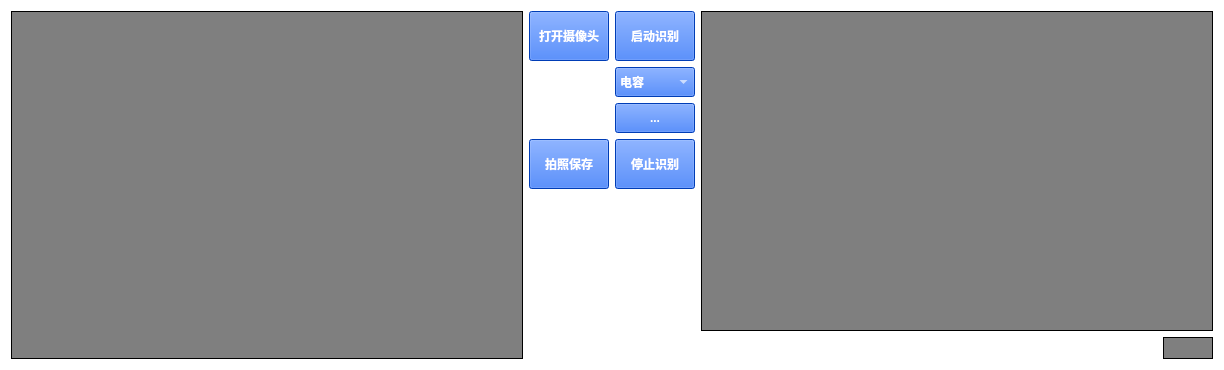
      <widget class="QWidget" name="page_0">
       <property name="palette">
        <palette>
         <active>
          <colorrole role="WindowText">
           <brush brushstyle="SolidPattern">
            <color alpha="255">
             <red>255</red>
             <green>255</green>
             <blue>255</blue>
            </color>
           </brush>
          </colorrole>
          <colorrole role="Button">
           <brush brushstyle="SolidPattern">
            <color alpha="255">
             <red>255</red>
             <green>255</green>
             <blue>255</blue>
            </color>
           </brush>
          </colorrole>
          <colorrole role="Light">
           <brush brushstyle="SolidPattern">
            <color alpha="255">
             <red>66</red>
             <green>15</green>
             <blue>221</blue>
            </color>
           </brush>
          </colorrole>
          <colorrole role="Midlight">
           <brush brushstyle="SolidPattern">
            <color alpha="255">
             <red>19</red>
             <green>27</green>
             <blue>190</blue>
            </color>
           </brush>
          </colorrole>
          <colorrole role="Text">
           <brush brushstyle="SolidPattern">
            <color alpha="255">
             <red>0</red>
             <green>0</green>
             <blue>0</blue>
            </color>
           </brush>
          </colorrole>
          <colorrole role="BrightText">
           <brush brushstyle="SolidPattern">
            <color alpha="255">
             <red>0</red>
             <green>0</green>
             <blue>0</blue>
            </color>
           </brush>
          </colorrole>
          <colorrole role="ButtonText">
           <brush brushstyle="SolidPattern">
            <color alpha="255">
             <red>0</red>
             <green>0</green>
             <blue>0</blue>
            </color>
           </brush>
          </colorrole>
          <colorrole role="Base">
           <brush brushstyle="SolidPattern">
            <color alpha="255">
             <red>255</red>
             <green>255</green>
             <blue>255</blue>
            </color>
           </brush>
          </colorrole>
          <colorrole role="Window">
           <brush brushstyle="SolidPattern">
            <color alpha="255">
             <red>255</red>
             <green>255</green>
             <blue>255</blue>
            </color>
           </brush>
          </colorrole>
          <colorrole role="Shadow">
           <brush brushstyle="SolidPattern">
            <color alpha="255">
             <red>91</red>
             <green>91</green>
             <blue>91</blue>
            </color>
           </brush>
          </colorrole>
          <colorrole role="HighlightedText">
           <brush brushstyle="SolidPattern">
            <color alpha="255">
             <red>232</red>
             <green>232</green>
             <blue>232</blue>
            </color>
           </brush>
          </colorrole>
          <colorrole role="AlternateBase">
           <brush brushstyle="SolidPattern">
            <color alpha="255">
             <red>238</red>
             <green>238</green>
             <blue>238</blue>
            </color>
           </brush>
          </colorrole>
          <colorrole role="PlaceholderText">
           <brush brushstyle="SolidPattern">
            <color alpha="128">
             <red>7</red>
             <green>11</green>
             <blue>11</blue>
            </color>
           </brush>
          </colorrole>
         </active>
         <inactive>
          <colorrole role="WindowText">
           <brush brushstyle="SolidPattern">
            <color alpha="255">
             <red>255</red>
             <green>255</green>
             <blue>255</blue>
            </color>
           </brush>
          </colorrole>
          <colorrole role="Button">
           <brush brushstyle="SolidPattern">
            <color alpha="255">
             <red>255</red>
             <green>255</green>
             <blue>255</blue>
            </color>
           </brush>
          </colorrole>
          <colorrole role="Light">
           <brush brushstyle="SolidPattern">
            <color alpha="255">
             <red>66</red>
             <green>15</green>
             <blue>221</blue>
            </color>
           </brush>
          </colorrole>
          <colorrole role="Midlight">
           <brush brushstyle="SolidPattern">
            <color alpha="255">
             <red>19</red>
             <green>27</green>
             <blue>190</blue>
            </color>
           </brush>
          </colorrole>
          <colorrole role="Text">
           <brush brushstyle="SolidPattern">
            <color alpha="255">
             <red>0</red>
             <green>0</green>
             <blue>0</blue>
            </color>
           </brush>
          </colorrole>
          <colorrole role="BrightText">
           <brush brushstyle="SolidPattern">
            <color alpha="255">
             <red>0</red>
             <green>0</green>
             <blue>0</blue>
            </color>
           </brush>
          </colorrole>
          <colorrole role="ButtonText">
           <brush brushstyle="SolidPattern">
            <color alpha="255">
             <red>0</red>
             <green>0</green>
             <blue>0</blue>
            </color>
           </brush>
          </colorrole>
          <colorrole role="Base">
           <brush brushstyle="SolidPattern">
            <color alpha="255">
             <red>255</red>
             <green>255</green>
             <blue>255</blue>
            </color>
           </brush>
          </colorrole>
          <colorrole role="Window">
           <brush brushstyle="SolidPattern">
            <color alpha="255">
             <red>255</red>
             <green>255</green>
             <blue>255</blue>
            </color>
           </brush>
          </colorrole>
          <colorrole role="Shadow">
           <brush brushstyle="SolidPattern">
            <color alpha="255">
             <red>91</red>
             <green>91</green>
             <blue>91</blue>
            </color>
           </brush>
          </colorrole>
          <colorrole role="HighlightedText">
           <brush brushstyle="SolidPattern">
            <color alpha="255">
             <red>232</red>
             <green>232</green>
             <blue>232</blue>
            </color>
           </brush>
          </colorrole>
          <colorrole role="AlternateBase">
           <brush brushstyle="SolidPattern">
            <color alpha="255">
             <red>238</red>
             <green>238</green>
             <blue>238</blue>
            </color>
           </brush>
          </colorrole>
          <colorrole role="PlaceholderText">
           <brush brushstyle="SolidPattern">
            <color alpha="128">
             <red>7</red>
             <green>11</green>
             <blue>11</blue>
            </color>
           </brush>
          </colorrole>
         </inactive>
         <disabled>
          <colorrole role="WindowText">
           <brush brushstyle="SolidPattern">
            <color alpha="255">
             <red>120</red>
             <green>120</green>
             <blue>120</blue>
            </color>
           </brush>
          </colorrole>
          <colorrole role="Button">
           <brush brushstyle="SolidPattern">
            <color alpha="255">
             <red>255</red>
             <green>255</green>
             <blue>255</blue>
            </color>
           </brush>
          </colorrole>
          <colorrole role="Light">
           <brush brushstyle="SolidPattern">
            <color alpha="255">
             <red>66</red>
             <green>15</green>
             <blue>221</blue>
            </color>
           </brush>
          </colorrole>
          <colorrole role="Midlight">
           <brush brushstyle="SolidPattern">
            <color alpha="255">
             <red>19</red>
             <green>27</green>
             <blue>190</blue>
            </color>
           </brush>
          </colorrole>
          <colorrole role="Text">
           <brush brushstyle="SolidPattern">
            <color alpha="255">
             <red>120</red>
             <green>120</green>
             <blue>120</blue>
            </color>
           </brush>
          </colorrole>
          <colorrole role="BrightText">
           <brush brushstyle="SolidPattern">
            <color alpha="255">
             <red>0</red>
             <green>0</green>
             <blue>0</blue>
            </color>
           </brush>
          </colorrole>
          <colorrole role="ButtonText">
           <brush brushstyle="SolidPattern">
            <color alpha="255">
             <red>120</red>
             <green>120</green>
             <blue>120</blue>
            </color>
           </brush>
          </colorrole>
          <colorrole role="Base">
           <brush brushstyle="SolidPattern">
            <color alpha="255">
             <red>255</red>
             <green>255</green>
             <blue>255</blue>
            </color>
           </brush>
          </colorrole>
          <colorrole role="Window">
           <brush brushstyle="SolidPattern">
            <color alpha="255">
             <red>255</red>
             <green>255</green>
             <blue>255</blue>
            </color>
           </brush>
          </colorrole>
          <colorrole role="Shadow">
           <brush brushstyle="SolidPattern">
            <color alpha="255">
             <red>91</red>
             <green>91</green>
             <blue>91</blue>
            </color>
           </brush>
          </colorrole>
          <colorrole role="HighlightedText">
           <brush brushstyle="SolidPattern">
            <color alpha="255">
             <red>232</red>
             <green>232</green>
             <blue>232</blue>
            </color>
           </brush>
          </colorrole>
          <colorrole role="AlternateBase">
           <brush brushstyle="SolidPattern">
            <color alpha="255">
             <red>238</red>
             <green>238</green>
             <blue>238</blue>
            </color>
           </brush>
          </colorrole>
          <colorrole role="PlaceholderText">
           <brush brushstyle="SolidPattern">
            <color alpha="128">
             <red>7</red>
             <green>11</green>
             <blue>11</blue>
            </color>
           </brush>
          </colorrole>
         </disabled>
        </palette>
       </property>
       <layout class="QGridLayout" name="gridLayout_2">
        <item row="2" column="5">
         <widget class="QLabel" name="label">
          <property name="font">
           <font>
            <bold>true</bold>
           </font>
          </property>
          <property name="text">
           <string>    选择权重</string>
          </property>
          <property name="textInteractionFlags">
           <set>Qt::TextInteractionFlag::LinksAccessibleByMouse</set>
          </property>
         </widget>
        </item>
        <item row="0" column="2" rowspan="9">
         <widget class="QLabel" name="label_camera">
          <property name="sizePolicy">
           <sizepolicy hsizetype="Preferred" vsizetype="Ignored">
            <horstretch>2</horstretch>
            <verstretch>2</verstretch>
           </sizepolicy>
          </property>
          <property name="minimumSize">
           <size>
            <width>512</width>
            <height>320</height>
           </size>
          </property>
          <property name="maximumSize">
           <size>
            <width>9999</width>
            <height>9999</height>
           </size>
          </property>
          <property name="palette">
           <palette>
            <active>
             <colorrole role="WindowText">
              <brush brushstyle="SolidPattern">
               <color alpha="255">
                <red>0</red>
                <green>0</green>
                <blue>0</blue>
               </color>
              </brush>
             </colorrole>
             <colorrole role="Button">
              <brush brushstyle="SolidPattern">
               <color alpha="255">
                <red>127</red>
                <green>127</green>
                <blue>127</blue>
               </color>
              </brush>
             </colorrole>
             <colorrole role="Text">
              <brush brushstyle="SolidPattern">
               <color alpha="255">
                <red>0</red>
                <green>0</green>
                <blue>0</blue>
               </color>
              </brush>
             </colorrole>
             <colorrole role="ButtonText">
              <brush brushstyle="SolidPattern">
               <color alpha="255">
                <red>0</red>
                <green>0</green>
                <blue>0</blue>
               </color>
              </brush>
             </colorrole>
             <colorrole role="Base">
              <brush brushstyle="SolidPattern">
               <color alpha="255">
                <red>127</red>
                <green>127</green>
                <blue>127</blue>
               </color>
              </brush>
             </colorrole>
             <colorrole role="Window">
              <brush brushstyle="SolidPattern">
               <color alpha="255">
                <red>127</red>
                <green>127</green>
                <blue>127</blue>
               </color>
              </brush>
             </colorrole>
             <colorrole role="PlaceholderText">
              <brush brushstyle="SolidPattern">
               <color alpha="128">
                <red>0</red>
                <green>0</green>
                <blue>0</blue>
               </color>
              </brush>
             </colorrole>
            </active>
            <inactive>
             <colorrole role="WindowText">
              <brush brushstyle="SolidPattern">
               <color alpha="255">
                <red>0</red>
                <green>0</green>
                <blue>0</blue>
               </color>
              </brush>
             </colorrole>
             <colorrole role="Button">
              <brush brushstyle="SolidPattern">
               <color alpha="255">
                <red>127</red>
                <green>127</green>
                <blue>127</blue>
               </color>
              </brush>
             </colorrole>
             <colorrole role="Text">
              <brush brushstyle="SolidPattern">
               <color alpha="255">
                <red>0</red>
                <green>0</green>
                <blue>0</blue>
               </color>
              </brush>
             </colorrole>
             <colorrole role="ButtonText">
              <brush brushstyle="SolidPattern">
               <color alpha="255">
                <red>0</red>
                <green>0</green>
                <blue>0</blue>
               </color>
              </brush>
             </colorrole>
             <colorrole role="Base">
              <brush brushstyle="SolidPattern">
               <color alpha="255">
                <red>127</red>
                <green>127</green>
                <blue>127</blue>
               </color>
              </brush>
             </colorrole>
             <colorrole role="Window">
              <brush brushstyle="SolidPattern">
               <color alpha="255">
                <red>127</red>
                <green>127</green>
                <blue>127</blue>
               </color>
              </brush>
             </colorrole>
             <colorrole role="PlaceholderText">
              <brush brushstyle="SolidPattern">
               <color alpha="128">
                <red>0</red>
                <green>0</green>
                <blue>0</blue>
               </color>
              </brush>
             </colorrole>
            </inactive>
            <disabled>
             <colorrole role="WindowText">
              <brush brushstyle="SolidPattern">
               <color alpha="255">
                <red>0</red>
                <green>0</green>
                <blue>0</blue>
               </color>
              </brush>
             </colorrole>
             <colorrole role="Button">
              <brush brushstyle="SolidPattern">
               <color alpha="255">
                <red>127</red>
                <green>127</green>
                <blue>127</blue>
               </color>
              </brush>
             </colorrole>
             <colorrole role="Text">
              <brush brushstyle="SolidPattern">
               <color alpha="255">
                <red>0</red>
                <green>0</green>
                <blue>0</blue>
               </color>
              </brush>
             </colorrole>
             <colorrole role="ButtonText">
              <brush brushstyle="SolidPattern">
               <color alpha="255">
                <red>0</red>
                <green>0</green>
                <blue>0</blue>
               </color>
              </brush>
             </colorrole>
             <colorrole role="Base">
              <brush brushstyle="SolidPattern">
               <color alpha="255">
                <red>127</red>
                <green>127</green>
                <blue>127</blue>
               </color>
              </brush>
             </colorrole>
             <colorrole role="Window">
              <brush brushstyle="SolidPattern">
               <color alpha="255">
                <red>127</red>
                <green>127</green>
                <blue>127</blue>
               </color>
              </brush>
             </colorrole>
             <colorrole role="PlaceholderText">
              <brush brushstyle="SolidPattern">
               <color alpha="128">
                <red>0</red>
                <green>0</green>
                <blue>0</blue>
               </color>
              </brush>
             </colorrole>
            </disabled>
           </palette>
          </property>
          <property name="styleSheet">
           <string notr="true">border: 1px solid black;
background-color: rgb(127,127,127);</string>
          </property>
          <property name="text">
           <string/>
          </property>
          <property name="scaledContents">
           <bool>false</bool>
          </property>
          <property name="openExternalLinks">
           <bool>false</bool>
          </property>
          <property name="textInteractionFlags">
           <set>Qt::TextInteractionFlag::LinksAccessibleByMouse</set>
          </property>
         </widget>
        </item>
        <item row="2" column="6">
         <widget class="QToolButton" name="toolButton_weight">
          <property name="sizePolicy">
           <sizepolicy hsizetype="Preferred" vsizetype="Fixed">
            <horstretch>0</horstretch>
            <verstretch>0</verstretch>
           </sizepolicy>
          </property>
          <property name="minimumSize">
           <size>
            <width>0</width>
            <height>30</height>
           </size>
          </property>
          <property name="font">
           <font>
            <bold>true</bold>
           </font>
          </property>
          <property name="styleSheet">
           <string notr="true">background-color: rgb(0, 85, 255);
color: rgb(255, 255, 255);</string>
          </property>
          <property name="text">
           <string>...</string>
          </property>
         </widget>
        </item>
        <item row="0" column="5">
         <widget class="QPushButton" name="pushButton_camera">
          <property name="minimumSize">
           <size>
            <width>0</width>
            <height>50</height>
           </size>
          </property>
          <property name="font">
           <font>
            <bold>true</bold>
           </font>
          </property>
          <property name="styleSheet">
           <string notr="true">background-color: rgb(0, 85, 255);
color: rgb(255, 255, 255);</string>
          </property>
          <property name="text">
           <string>打开摄像头</string>
          </property>
         </widget>
        </item>
        <item row="0" column="6">
         <widget class="QPushButton" name="pushButton_detect">
          <property name="minimumSize">
           <size>
            <width>0</width>
            <height>50</height>
           </size>
          </property>
          <property name="font">
           <font>
            <bold>true</bold>
           </font>
          </property>
          <property name="styleSheet">
           <string notr="true">background-color: rgb(0, 85, 255);
color: rgb(255, 255, 255);</string>
          </property>
          <property name="text">
           <string>启动识别</string>
          </property>
         </widget>
        </item>
        <item row="4" column="5" rowspan="5" colspan="2">
         <spacer name="verticalSpacer">
          <property name="orientation">
           <enum>Qt::Orientation::Vertical</enum>
          </property>
          <property name="sizeHint" stdset="0">
           <size>
            <width>20</width>
            <height>40</height>
           </size>
          </property>
         </spacer>
        </item>
        <item row="3" column="6">
         <widget class="QPushButton" name="pushButton_stop_detect">
          <property name="minimumSize">
           <size>
            <width>0</width>
            <height>50</height>
           </size>
          </property>
          <property name="font">
           <font>
            <bold>true</bold>
           </font>
          </property>
          <property name="styleSheet">
           <string notr="true">background-color: rgb(0, 85, 255);
color: rgb(255, 255, 255);</string>
          </property>
          <property name="text">
           <string>停止识别</string>
          </property>
         </widget>
        </item>
        <item row="1" column="6">
         <widget class="QComboBox" name="comboBox_recognizing_Objects">
          <property name="minimumSize">
           <size>
            <width>0</width>
            <height>30</height>
           </size>
          </property>
          <property name="font">
           <font>
            <bold>true</bold>
           </font>
          </property>
          <property name="styleSheet">
           <string notr="true">background-color: rgb(0, 85, 255);
color: rgb(255, 255, 255);</string>
          </property>
          <item>
           <property name="text">
            <string>电容</string>
           </property>
          </item>
         </widget>
        </item>
        <item row="0" column="7" rowspan="8" colspan="2">
         <widget class="QLabel" name="label_detect">
          <property name="sizePolicy">
           <sizepolicy hsizetype="Preferred" vsizetype="Ignored">
            <horstretch>2</horstretch>
            <verstretch>2</verstretch>
           </sizepolicy>
          </property>
          <property name="minimumSize">
           <size>
            <width>512</width>
            <height>320</height>
           </size>
          </property>
          <property name="palette">
           <palette>
            <active>
             <colorrole role="WindowText">
              <brush brushstyle="SolidPattern">
               <color alpha="255">
                <red>0</red>
                <green>0</green>
                <blue>0</blue>
               </color>
              </brush>
             </colorrole>
             <colorrole role="Button">
              <brush brushstyle="SolidPattern">
               <color alpha="255">
                <red>127</red>
                <green>127</green>
                <blue>127</blue>
               </color>
              </brush>
             </colorrole>
             <colorrole role="Text">
              <brush brushstyle="SolidPattern">
               <color alpha="255">
                <red>0</red>
                <green>0</green>
                <blue>0</blue>
               </color>
              </brush>
             </colorrole>
             <colorrole role="ButtonText">
              <brush brushstyle="SolidPattern">
               <color alpha="255">
                <red>0</red>
                <green>0</green>
                <blue>0</blue>
               </color>
              </brush>
             </colorrole>
             <colorrole role="Base">
              <brush brushstyle="SolidPattern">
               <color alpha="255">
                <red>127</red>
                <green>127</green>
                <blue>127</blue>
               </color>
              </brush>
             </colorrole>
             <colorrole role="Window">
              <brush brushstyle="SolidPattern">
               <color alpha="255">
                <red>127</red>
                <green>127</green>
                <blue>127</blue>
               </color>
              </brush>
             </colorrole>
             <colorrole role="PlaceholderText">
              <brush brushstyle="SolidPattern">
               <color alpha="128">
                <red>0</red>
                <green>0</green>
                <blue>0</blue>
               </color>
              </brush>
             </colorrole>
            </active>
            <inactive>
             <colorrole role="WindowText">
              <brush brushstyle="SolidPattern">
               <color alpha="255">
                <red>0</red>
                <green>0</green>
                <blue>0</blue>
               </color>
              </brush>
             </colorrole>
             <colorrole role="Button">
              <brush brushstyle="SolidPattern">
               <color alpha="255">
                <red>127</red>
                <green>127</green>
                <blue>127</blue>
               </color>
              </brush>
             </colorrole>
             <colorrole role="Text">
              <brush brushstyle="SolidPattern">
               <color alpha="255">
                <red>0</red>
                <green>0</green>
                <blue>0</blue>
               </color>
              </brush>
             </colorrole>
             <colorrole role="ButtonText">
              <brush brushstyle="SolidPattern">
               <color alpha="255">
                <red>0</red>
                <green>0</green>
                <blue>0</blue>
               </color>
              </brush>
             </colorrole>
             <colorrole role="Base">
              <brush brushstyle="SolidPattern">
               <color alpha="255">
                <red>127</red>
                <green>127</green>
                <blue>127</blue>
               </color>
              </brush>
             </colorrole>
             <colorrole role="Window">
              <brush brushstyle="SolidPattern">
               <color alpha="255">
                <red>127</red>
                <green>127</green>
                <blue>127</blue>
               </color>
              </brush>
             </colorrole>
             <colorrole role="PlaceholderText">
              <brush brushstyle="SolidPattern">
               <color alpha="128">
                <red>0</red>
                <green>0</green>
                <blue>0</blue>
               </color>
              </brush>
             </colorrole>
            </inactive>
            <disabled>
             <colorrole role="WindowText">
              <brush brushstyle="SolidPattern">
               <color alpha="255">
                <red>0</red>
                <green>0</green>
                <blue>0</blue>
               </color>
              </brush>
             </colorrole>
             <colorrole role="Button">
              <brush brushstyle="SolidPattern">
               <color alpha="255">
                <red>127</red>
                <green>127</green>
                <blue>127</blue>
               </color>
              </brush>
             </colorrole>
             <colorrole role="Text">
              <brush brushstyle="SolidPattern">
               <color alpha="255">
                <red>0</red>
                <green>0</green>
                <blue>0</blue>
               </color>
              </brush>
             </colorrole>
             <colorrole role="ButtonText">
              <brush brushstyle="SolidPattern">
               <color alpha="255">
                <red>0</red>
                <green>0</green>
                <blue>0</blue>
               </color>
              </brush>
             </colorrole>
             <colorrole role="Base">
              <brush brushstyle="SolidPattern">
               <color alpha="255">
                <red>127</red>
                <green>127</green>
                <blue>127</blue>
               </color>
              </brush>
             </colorrole>
             <colorrole role="Window">
              <brush brushstyle="SolidPattern">
               <color alpha="255">
                <red>127</red>
                <green>127</green>
                <blue>127</blue>
               </color>
              </brush>
             </colorrole>
             <colorrole role="PlaceholderText">
              <brush brushstyle="SolidPattern">
               <color alpha="128">
                <red>0</red>
                <green>0</green>
                <blue>0</blue>
               </color>
              </brush>
             </colorrole>
            </disabled>
           </palette>
          </property>
          <property name="styleSheet">
           <string notr="true">border: 1px solid black;
background-color: rgb(127,127,127);</string>
          </property>
          <property name="text">
           <string/>
          </property>
         </widget>
        </item>
        <item row="1" column="5">
         <widget class="QLabel" name="label_6">
          <property name="font">
           <font>
            <bold>true</bold>
           </font>
          </property>
          <property name="text">
           <string> 选择识别对象</string>
          </property>
         </widget>
        </item>
        <item row="8" column="8">
         <widget class="QLabel" name="label_decide">
          <property name="sizePolicy">
           <sizepolicy hsizetype="Preferred" vsizetype="Ignored">
            <horstretch>0</horstretch>
            <verstretch>0</verstretch>
           </sizepolicy>
          </property>
          <property name="maximumSize">
           <size>
            <width>50</width>
            <height>50</height>
           </size>
          </property>
          <property name="styleSheet">
           <string notr="true">border: 1px solid black;
background-color: rgb(127,127,127);</string>
          </property>
          <property name="text">
           <string/>
          </property>
         </widget>
        </item>
        <item row="8" column="7">
         <spacer name="horizontalSpacer_2">
          <property name="orientation">
           <enum>Qt::Horizontal</enum>
          </property>
          <property name="sizeHint" stdset="0">
           <size>
            <width>40</width>
            <height>20</height>
           </size>
          </property>
         </spacer>
        </item>
        <item row="3" column="5">
         <widget class="QPushButton" name="pushButton_photo">
          <property name="minimumSize">
           <size>
            <width>0</width>
            <height>50</height>
           </size>
          </property>
          <property name="font">
           <font>
            <bold>true</bold>
           </font>
          </property>
          <property name="styleSheet">
           <string notr="true">background-color: rgb(0, 85, 255);
color: rgb(255, 255, 255);</string>
          </property>
          <property name="text">
           <string>拍照保存</string>
          </property>
         </widget>
        </item>
       </layout>
      </widget>
